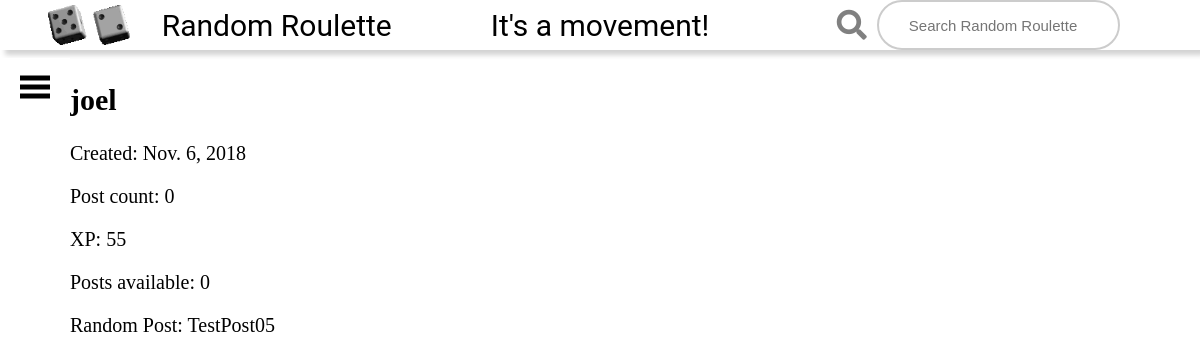
The app's page /user/joel/, older data.
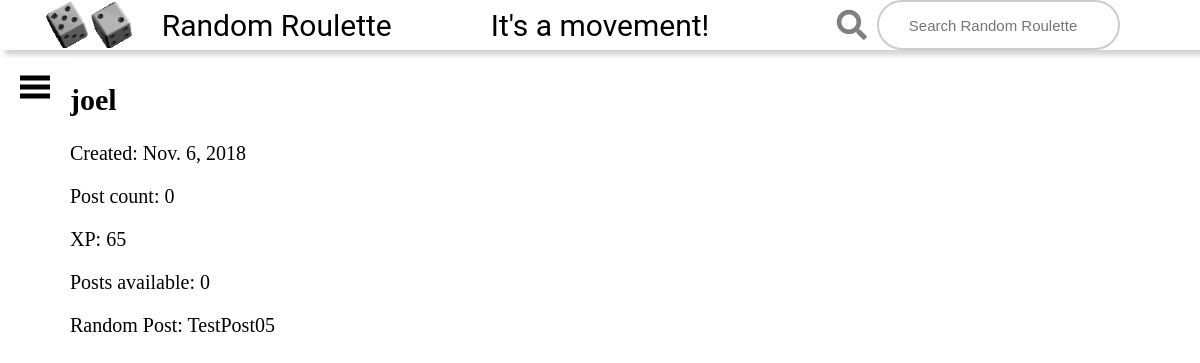
The same page, newer data.
### users/models.py (models this page shows, shortened)
class UserInfo(models.Model):
    user_reference = models.ForeignKey(SystemUser, on_delete=models.CASCADE)
    post_count = models.IntegerField(default=0)
    random_post = models.ForeignKey(Post, blank=True, null=True, on_delete=models.DO_NOTHING)
    xp = models.IntegerField(default=0)
    def posts_available(self):
        total_posts = int((self.xp / 100) // 1)  # Gets maximum possible posts from current XP
        posts_available_count = total_posts - self.post_count
        if posts_available_count > 0:
            return posts_available_count
        else:
            return 0

### posts/models.py (models this page shows, shortened)
class Post(models.Model):
    creator = models.ForeignKey(User, on_delete=models.DO_NOTHING, default=0)
    post_title = models.CharField(max_length=200)
    post_text = models.CharField(max_length=500)
    pub_date = models.DateTimeField('date published')
    up_votes_list = models.ManyToManyField(User, related_name='vote_list', blank=True)
    down_votes_list = models.ManyToManyField(User, related_name='down_votes_list', blank=True)
    post_image = models.ImageField(upload_to='uploads/%Y/%m/%d/', blank=True)
    def __str__(self):
        return self.post_title

### users/views.py (the view)
# urls.py: path('<str:username>/', views.profile, name='profile'),
def profile(request, username):
    current_user = get_object_or_404(User, username=username)
    user_info = get_object_or_404(UserInfo, user_reference=current_user.id)
    return render(request, 'profile.html', {'selected_user': current_user, 'user_info': user_info})

### users/templates/profile.html (shortened to what this page needs)
{% extends 'base_generic.html' %}
{% block content %}
<h2>{{ selected_user.username }}</h2>
    <p>Created: {{ selected_user.date_joined.date }}</p>
    <p>Post count: {{ user_info.post_count }}</p>
    <p>XP: {{ user_info.xp }}</p>
    <p>Posts available: {{ user_info.posts_available }}</p>
    <p>Random Post: {{ user_info.random_post }}</p>
{% endblock %}

Row changes from the older to the newer data that the page shows:
changed UserInfo "TestPost05": xp "55" → "65"
